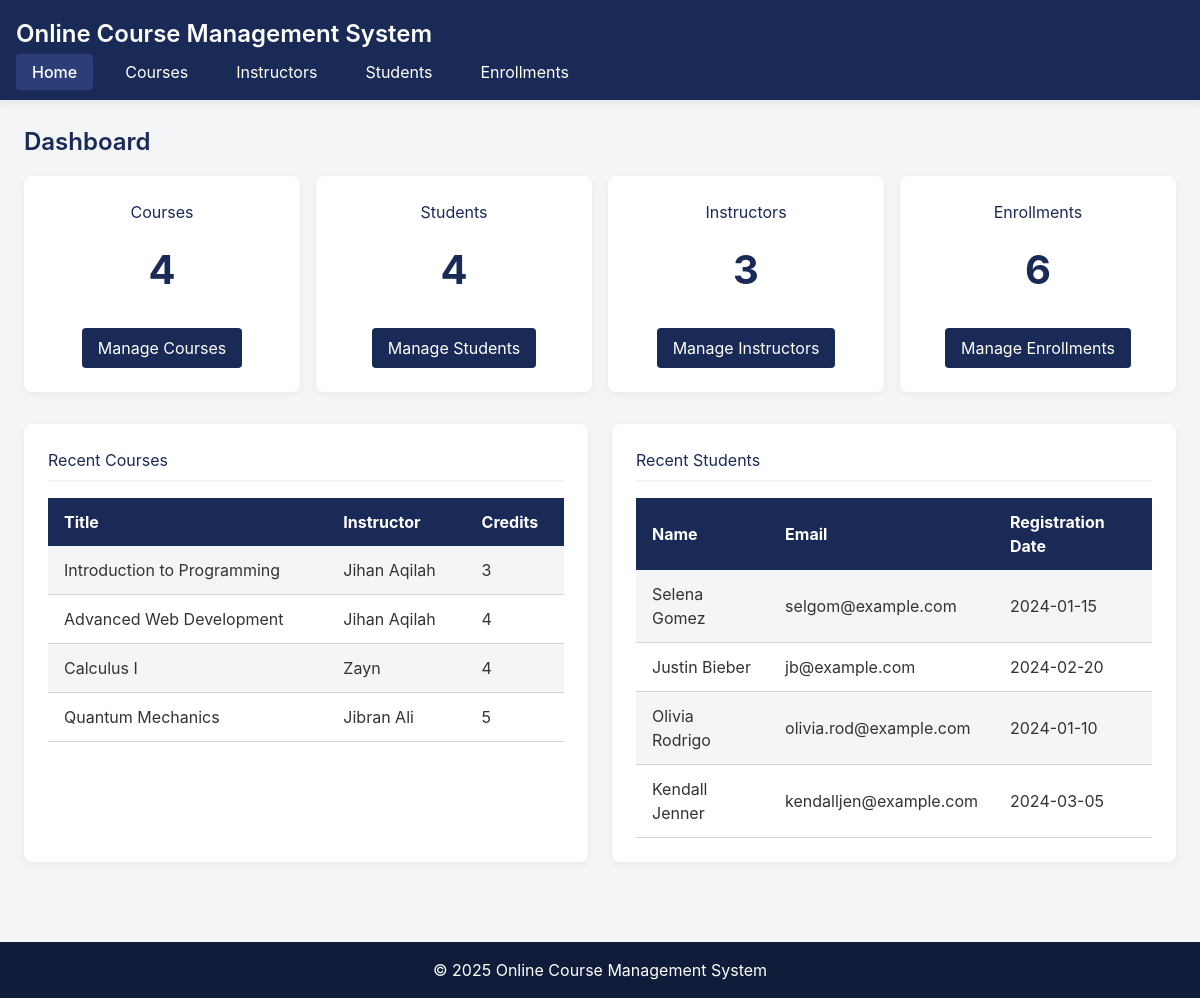
The page / on the database its author committed.
### tables this page shows
CREATE TABLE course (
    id INT AUTO_INCREMENT PRIMARY KEY,
    title VARCHAR(100) NOT NULL,
    description TEXT,
    credits INT NOT NULL,
    instructor_id INT NOT NULL,
    FOREIGN KEY (instructor_id) REFERENCES instructor(id)
);

CREATE TABLE instructor (
    id INT AUTO_INCREMENT PRIMARY KEY,
    name VARCHAR(100) NOT NULL,
    email VARCHAR(100) NOT NULL,
    specialization VARCHAR(100) NOT NULL
);

CREATE TABLE student (
    id INT AUTO_INCREMENT PRIMARY KEY,
    name VARCHAR(100) NOT NULL,
    email VARCHAR(100) NOT NULL,
    registration_date DATE NOT NULL
);

### model/Course.php (called while the page is built, shortened)
<?php
require_once 'config/Database.php';
class Course {
    private $conn;
    private $table = 'course';
    public function __construct() {
        $database = new Database();
        $this->conn = $database->getConnection();
    }
    public function getAll() {
        $query = "SELECT c.*, i.name as instructor_name
                 FROM " . $this->table . " c
                 JOIN instructor i ON c.instructor_id = i.id";
        $stmt = $this->conn->prepare($query);
        $stmt->execute();
        return $stmt->fetchAll(PDO::FETCH_ASSOC);
    }
}
?>

### config/Database.php (called while the page is built, shortened)
<?php
class Database {
    private $host = "localhost";
    private $username = "root";
    private $password = "";
    private $database = "courses";
    public function getConnection() {
        $this->conn = null;
        try {
            $this->conn = new PDO("mysql:host=" . $this->host . ";dbname=" . $this->database, $this->username, $this->password);
            $this->conn->setAttribute(PDO::ATTR_ERRMODE, PDO::ERRMODE_EXCEPTION);
        } catch(PDOException $e) {
            echo "Connection error: " . $e->getMessage();
        }
        return $this->conn;
    }
}
?>

### model/Instructor.php (called while the page is built, shortened)
<?php
require_once 'config/Database.php';
class Instructor {
    private $conn;
    private $table = 'instructor';
    public function __construct() {
        $database = new Database();
        $this->conn = $database->getConnection();
    }
    public function getAll() {
        $query = "SELECT * FROM " . $this->table;
        $stmt = $this->conn->prepare($query);
        $stmt->execute();
        return $stmt->fetchAll(PDO::FETCH_ASSOC);
    }
}
?>

### viewmodel/CourseViewModel.php (called while the page is built, shortened)
<?php
require_once 'model/Course.php';
require_once 'model/Instructor.php';
class CourseViewModel {
    private $course;
    public function __construct() {
        $this->course = new Course();
    }
    public function getCourseList() {
        return $this->course->getAll();
    }
}
?>

### model/Student.php (called while the page is built, shortened)
<?php
require_once 'config/Database.php';
class Student {
    private $conn;
    private $table = 'student';
    public function __construct() {
        $database = new Database();
        $this->conn = $database->getConnection();
    }
    public function getAll() {
        $query = "SELECT * FROM " . $this->table;
        $stmt = $this->conn->prepare($query);
        $stmt->execute();
        return $stmt->fetchAll(PDO::FETCH_ASSOC);
    }
}
?>

### model/Enrollment.php (called while the page is built, shortened)
<?php
require_once 'config/Database.php';
class Enrollment {
    private $conn;
    private $table = 'enrollment';
    public function __construct() {
        $database = new Database();
        $this->conn = $database->getConnection();
    }
    public function getAll() {
        $query = "SELECT e.*, s.name as student_name, c.title as course_title
                 FROM " . $this->table . " e
                 JOIN student s ON e.student_id = s.id
                 JOIN course c ON e.course_id = c.id";
        $stmt = $this->conn->prepare($query);
        $stmt->execute();
        return $stmt->fetchAll(PDO::FETCH_ASSOC);
    }
}
?>

### viewmodel/StudentViewModel.php (called while the page is built, shortened)
<?php
require_once 'model/Student.php';
require_once 'model/Enrollment.php';
class StudentViewModel {
    private $student;
    public function __construct() {
        $this->student = new Student();
    }
    public function getStudentList() {
        return $this->student->getAll();
    }
}
?>

### viewmodel/InstructorViewModel.php (called while the page is built, shortened)
<?php
require_once 'model/Instructor.php';
class InstructorViewModel {
    private $instructor;
    public function __construct() {
        $this->instructor = new Instructor();
    }
    public function getInstructorList() {
        return $this->instructor->getAll();
    }
}
?>

### viewmodel/EnrollmentViewModel.php (called while the page is built, shortened)
<?php
require_once 'model/Enrollment.php';
require_once 'model/Student.php';
require_once 'model/Course.php';
class EnrollmentViewModel {
    private $enrollment;
    public function __construct() {
        $this->enrollment = new Enrollment();
    }
    public function getEnrollmentList() {
        return $this->enrollment->getAll();
    }
}
?>

### views/dashboard.php (the view, shortened to what this page needs)
<?php
require_once 'views/template/header.php';
?>
<div class="dashboard">
    <h2 class="page-title">Dashboard</h2>
    <div class="dashboard-stats">
        <div class="stat-card">
            <h3>Courses</h3>
            <p class="stat-number"><?php echo count($courseList); ?></p>
            <a href="index.php?entity=course" class="btn-primary mt-3">Manage Courses</a>
        </div>
        <div class="stat-card">
            <h3>Students</h3>
            <p class="stat-number"><?php echo count($studentList); ?></p>
            <a href="index.php?entity=student" class="btn-primary mt-3">Manage Students</a>
        </div>
        <div class="stat-card">
            <h3>Instructors</h3>
            <p class="stat-number"><?php echo count($instructorList); ?></p>
            <a href="index.php?entity=instructor" class="btn-primary mt-3">Manage Instructors</a>
        </div>
        <div class="stat-card">
            <h3>Enrollments</h3>
            <p class="stat-number"><?php echo count($enrollmentList); ?></p>
            <a href="index.php?entity=enrollment" class="btn-primary mt-3">Manage Enrollments</a>
        </div>
    </div>
    <div class="dashboard-content">
        <div class="recent-section">
            <h3>Recent Courses</h3>
            <table class="data-table">
                <tr>
                    <th>Title</th>
                    <th>Instructor</th>
                    <th>Credits</th>
                </tr>
                <?php foreach (array_slice($courseList, 0, 5) as $course): ?>
                <tr>
                    <td><?php echo $course['title']; ?></td>
                    <td><?php echo $course['instructor_name']; ?></td>
                    <td><?php echo $course['credits']; ?></td>
                </tr>
                <?php endforeach; ?>
            </table>
        </div>
        <div class="recent-section">
            <h3>Recent Students</h3>
            <table class="data-table">
                <tr>
                    <th>Name</th>
                    <th>Email</th>
                    <th>Registration Date</th>
                </tr>
                <?php foreach (array_slice($studentList, 0, 5) as $student): ?>
                <tr>
                    <td><?php echo $student['name']; ?></td>
                    <td><?php echo $student['email']; ?></td>
                    <td><?php echo $student['registration_date']; ?></td>
                </tr>
                <?php endforeach; ?>
            </table>
        </div>
    </div>
</div>
<?php
require_once 'views/template/footer.php';
?>

### index.php (shortened to what this page needs)
<?php
require_once 'viewmodel/InstructorViewModel.php';
require_once 'viewmodel/CourseViewModel.php';
require_once 'viewmodel/StudentViewModel.php';
require_once 'viewmodel/EnrollmentViewModel.php';
$instructorViewModel = new InstructorViewModel();
$courseViewModel = new CourseViewModel();
$studentViewModel = new StudentViewModel();
$enrollmentViewModel = new EnrollmentViewModel();
$entity = isset($_GET['entity']) ? $_GET['entity'] : 'dashboard';
$action = isset($_GET['action']) ? $_GET['action'] : 'list';
if ($entity == 'instructor') {
    $viewModel = $instructorViewModel;
    if ($action == 'list') {
        $instructorList = $viewModel->getInstructorList();
        require_once 'views/instructor_list.php';
    } elseif ($action == 'add') {
        require_once 'views/instructor_form.php';
    } elseif ($action == 'edit') {
        $instructor = $viewModel->getInstructorById($_GET['id']);
        require_once 'views/instructor_form.php';
    } elseif ($action == 'save') {
        $viewModel->addInstructor($_POST['name'], $_POST['email'], $_POST['specialization']);
        header('Location: index.php?entity=instructor');
    } elseif ($action == 'update') {
        $viewModel->updateInstructor($_GET['id'], $_POST['name'], $_POST['email'], $_POST['specialization']);
        header('Location: index.php?entity=instructor');
    } elseif ($action == 'delete') {
        $viewModel->deleteInstructor($_GET['id']);
        header('Location: index.php?entity=instructor');
    }
}
else if ($entity == 'dashboard') {
    $courseList = $courseViewModel->getCourseList();
    $studentList = $studentViewModel->getStudentList();
    $instructorList = $instructorViewModel->getInstructorList();
    $enrollmentList = $enrollmentViewModel->getEnrollmentList();
    require_once 'views/dashboard.php';
}
?>

### views/template/header.php (shortened to what this page needs)
<!DOCTYPE html>
<html>
<head>
    <link href="https://cdn.jsdelivr.net/npm/tailwindcss@2.2.19/dist/tailwind.min.css" rel="stylesheet">
    <link href="assets/css/style.css" rel="stylesheet">
</head>
<body>
    <nav class="nav-main">
        <h1 class="nav-title">Online Course Management System</h1>
        <ul class="nav-menu">
            <li><a href="index.php" class="nav-link <?php echo !isset($_GET['entity']) || $_GET['entity'] == 'dashboard' ? 'active' : ''; ?>">Home</a></li>
            <li><a href="index.php?entity=course" class="nav-link <?php echo isset($_GET['entity']) && $_GET['entity'] == 'course' ? 'active' : ''; ?>">Courses</a></li>
            <li><a href="index.php?entity=instructor" class="nav-link <?php echo isset($_GET['entity']) && $_GET['entity'] == 'instructor' ? 'active' : ''; ?>">Instructors</a></li>
            <li><a href="index.php?entity=student" class="nav-link <?php echo isset($_GET['entity']) && $_GET['entity'] == 'student' ? 'active' : ''; ?>">Students</a></li>
            <li><a href="index.php?entity=enrollment" class="nav-link <?php echo isset($_GET['entity']) && $_GET['entity'] == 'enrollment' ? 'active' : ''; ?>">Enrollments</a></li>
        </ul>
    </nav>
    <div class="container">

### views/template/footer.php
</div>
    <footer class="footer">
        <p>&copy; 2025 Online Course Management System</p>
    </footer>
</body>
</html>

### assets/css/style.css (style rules this page uses)
:root { --navy: #1a2a57; --navy-dark: #111c3a; --navy-light: #2c3e78; --gray-light: #f4f5f7; --gray-medium: #d1d5db; --gray-dark: #4b5563; --accent: #6366f1; }
body { font-family: 'Inter', system-ui, -apple-system, sans-serif; background-color: var(--gray-light); color: #333; margin: 0; padding: 0; min-height: 100vh; display: flex; flex-direction: column; }
.nav-main { background-color: var(--navy); box-shadow: 0 2px 10px rgba(0, 0, 0, 0.1); padding: 1rem; color: white; }
.nav-title { font-size: 1.5rem; font-weight: 600; margin: 0; padding: 0; }
.nav-menu { display: flex; list-style-type: none; padding: 0; margin: 0.5rem 0 0 0; gap: 1rem; }
.nav-link { transition: all 0.3s ease; padding: 0.5rem 1rem; border-radius: 0.25rem; color: white; text-decoration: none; }
.nav-link.active { background-color: var(--navy-light); font-weight: 500; }
.container { max-width: 1200px; margin: 0 auto; padding: 1.5rem; flex-grow: 1; }
.btn-primary { background-color: var(--navy); color: white; padding: 0.5rem 1rem; border-radius: 0.25rem; transition: all 0.3s ease; text-decoration: none; display: inline-block; border: none; cursor: pointer; }
.page-title { color: var(--navy); font-weight: 600; font-size: 1.5rem; margin-bottom: 1rem; }
.dashboard-stats { display: grid; grid-template-columns: repeat(auto-fit, minmax(220px, 1fr)); gap: 1rem; margin-bottom: 2rem; }
.stat-card { background-color: white; border-radius: 0.5rem; box-shadow: 0 2px 8px rgba(0,0,0,0.05); padding: 1.5rem; text-align: center; transition: transform 0.3s ease; }
.stat-card h3 { color: var(--navy); margin-top: 0; }
.stat-number { font-size: 2.5rem; font-weight: 700; color: var(--navy); margin: 1rem 0; }
.dashboard-content { display: grid; grid-template-columns: repeat(auto-fit, minmax(500px, 1fr)); gap: 1.5rem; margin-bottom: 1.5rem; }
.recent-section { background-color: white; border-radius: 0.5rem; box-shadow: 0 2px 8px rgba(0,0,0,0.05); padding: 1.5rem; }
.recent-section h3 { color: var(--navy); margin-top: 0; margin-bottom: 1rem; border-bottom: 2px solid var(--gray-light); padding-bottom: 0.5rem; }
.data-table { width: 100%; border-collapse: collapse; }
.data-table th { background-color: var(--navy); color: white; padding: 0.75rem 1rem; text-align: left; }
.data-table td { padding: 0.75rem 1rem; border-bottom: 1px solid var(--gray-medium); }
.data-table tr:nth-child(even) { background-color: var(--gray-light); }
.footer { background-color: var(--navy-dark); color: white; padding: 1rem; text-align: center; margin-top: auto; }
.mt-3 { margin-top: 0.75rem; }
.footer { background-color: var(--navy-dark); color: white; padding: 1rem; text-align: center; margin-top: 2rem; }

### rows shown on the page
course: title "Introduction to Programming", instructor.name "Jihan Aqilah", credits "3"
course: title "Advanced Web Development", instructor.name "Jihan Aqilah", credits "4"
course: title "Calculus I", instructor.name "Zayn", credits "4"
course: title "Quantum Mechanics", instructor.name "Jibran Ali", credits "5"
student: name "Selena Gomez", email "selgom@example.com", registration_date "2024-01-15"
student: name "Justin Bieber", email "jb@example.com", registration_date "2024-02-20"
student: name "Olivia Rodrigo", email "olivia.rod@example.com", registration_date "2024-01-10"
student: name "Kendall Jenner", email "kendalljen@example.com", registration_date "2024-03-05"

### other values the page prints
count($courseList) "4"
count($studentList) "4"
count($instructorList) "3"
count($enrollmentList) "6"
